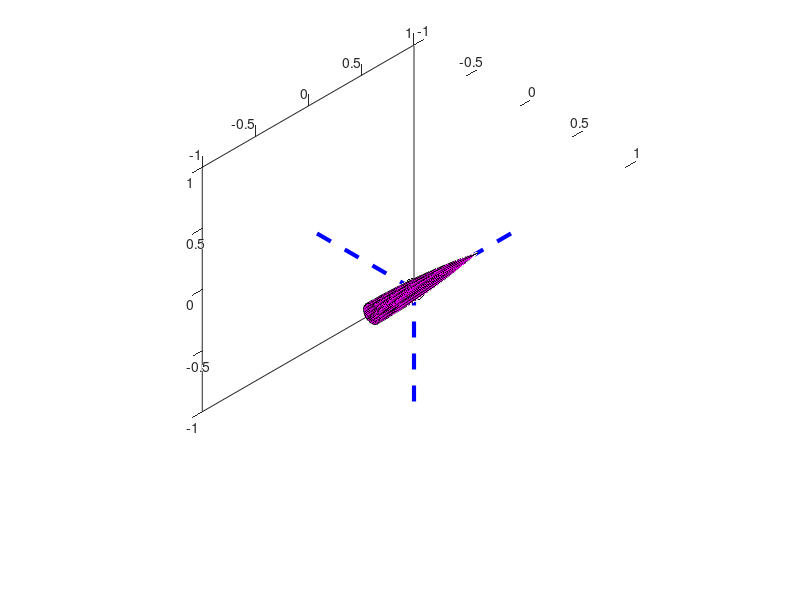

This chart was generated by the following MATLAB code: (Note: this script raises an error after producing the figure.)

clc; clear; close all;
format compact; format longG;

% Load Euler angle data
load('EulerAngles.mat');

% Projectile construction
r = 0.155 / 2;  % Radius
L = 1;  % Length
dx = 100;  % Grid density
x = linspace(0, L, dx);  % Displacement vector
R = r - (r / L^2) * x.^2;  % Radius as function of length
[X, Y, Z] = cylinder(R, 20);  % Construct projectile
Z = Z - 0.4;  % Translate CG

% Initiate animation window
figure('Color', 'w', 'Name', 'Projectile Rotation', ...
                'OuterPosition', get(0, 'ScreenSize'));

% Initiate axes
Axes = axes('Box', 'On', 'CameraPosition', [-2, 2, 2], 'CameraTarget', [0, 0, 0], ...
            'Color', 'w', 'DataAspectRatio', [1, 1, 1],  'XLim', [-1, 1], 'YLim', [-1, 1], 'ZLim', [-1, 1]);
hold(Axes, 'on');
% Projectile assembly
Projectile(1) = surf(Z, X, Y, 'FaceColor', 'm');  % Render projectile
Projectile(2) = plot3(0, 0, 0, 'k.', 'MarkerSize', 50, 'Parent', Axes);  % CG
Projectile(3) = plot3([0, 1], [0, 0], [0, 0], 'b--', 'LineWidth', 3,'Parent',Axes);  % x-axis
Projectile(4) = plot3([0, 0], [0, -1], [0, 0], 'b--', 'LineWidth', 3,'Parent', Axes);  % y-axis
Projectile(5) = plot3([0, 0], [0, 0], [0, -1], 'b--', 'LineWidth', 3,'Parent', Axes);  % z-axis
Projectile(6) = text(1, 0, 0, 'X',FontSize=15);
Projectile(7) = text(0, -1, 0, 'Y',FontSize=15);
Projectile(8) = text(0, 0, -1, 'Z',FontSize=15);

Canvas = hgtransform( Axes);  % Combine projectile parts
set(Projectile, 'Parent', Canvas);  % Attach to canvas, figure will not move with projectile
%hgtransform  used to group graphics objects and apply geometric transformations

% Begin animation
Azimuth = linspace(0, 107, 108) * pi / 180;
Elevation = linspace(0, 45, 46) * pi / 180;

for k = 3:-1:0
    title(['Launch in ', num2str(k), ' seconds...'], 'FontSize', 20,'Parent', Axes);
    pause(.5);
end

for k = 1:108
    Tz = makehgtform('zrotate', -Azimuth(k));
    set(Canvas, 'Matrix', Tz);
    title(['Adjusting Azimuth (Yaw): \theta_{az} = ', num2str(Azimuth(k) * 180 / pi, '%0.0f'), '^\circ'],'FontSize', 20,'Parent',Axes);
    pause(0.1);
end

for k = 1:46
    Tz = makehgtform('zrotate', -Azimuth(end));
    Ty = makehgtform('yrotate', -Elevation(k));
    T = Tz * Ty;
    set(Canvas, 'Matrix', T);
    title(['Adjusting Elevation (pitch): \theta_{az} = ', num2str(Azimuth(end) * 180 / pi, '%0.0f'), ...
           '^\circ | \theta_{el} = ', num2str(Elevation(k) * 180 / pi, '%0.0f'), '^\circ'], ...
          'FontSize', 20,'Parent', Axes);
    pause(0.1);
end

for k = 3:-1:0
    title(['Launch in ', num2str(k), ' seconds...'], 'FontSize', 20,'Parent', Axes);
    pause(.5);
end

n = numel(t);
E = E * pi / 180;  % Convert angles to radians

for k = 1:n
    Tz = makehgtform('zrotate', -E(3, k));
    Ty = makehgtform('yrotate', -E(2, k));
    Tx = makehgtform('xrotate', E(1, k));
    T = Tz * Ty * Tx;
    set(Canvas, 'Matrix', T);
    title(['t = ', num2str(t(k), '%0.3f'), ' s | \phi = ', num2str(E(1, k) * 180 / pi, '%0.3f'), ...
           '^\circ | \theta = ', num2str(E(2, k) * 180 / pi, '%0.3f'), ...
           '^\circ | \psi = ', num2str(E(3, k) * 180 / pi, '%0.3f'), '^\circ'], ...
          'FontSize', 20, 'Parent', Axes);
    pause(0.005);
end

title(['Simulation Complete! (', num2str(t(end), '%0.3f'), ' s)'], 'FontSize', 20, 'Parent', Axes);
